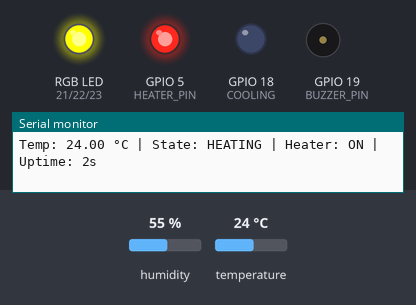
Simulated run of this sketch. Board: ESP32. On the bench: an RGB LED mixed from three pins (HIGH = lit), output pins drawn as LEDs (lit = HIGH), buzzer (waves = sounding), the last lines printed to the serial monitor. The test bench sets the inputs (shaded band); at power-on: temperature 24 °C, humidity 55 %.

Above: at 2.8 s.
2.9 s: temperature set to 32.8 °C
6.2 s: temperature set to 33.9 °C
At 9.7 s:
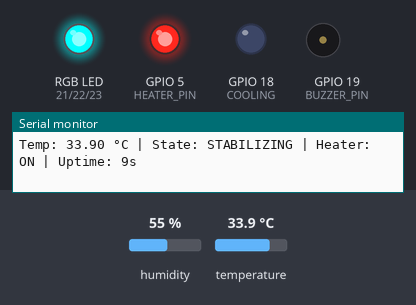
10.5 s: temperature set to 35 °C
At 14.2 s:
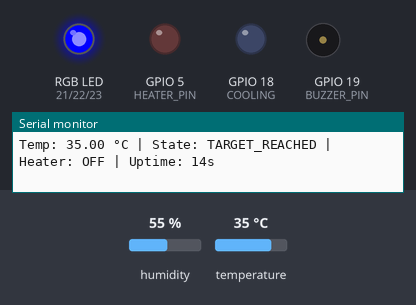
14.5 s: temperature set to 12 °C
At 16.8 s:
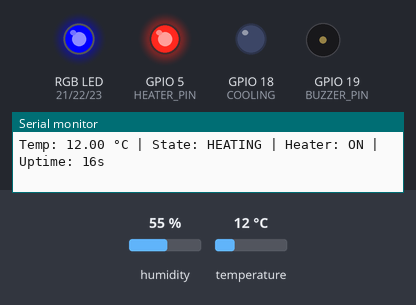
18.5 s: temperature set to 41 °C
At 22.4 s:
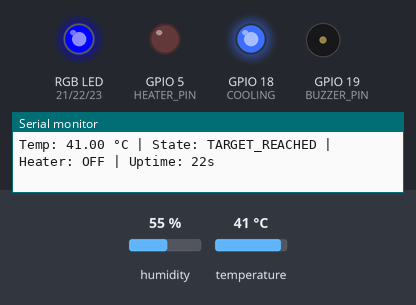
23.5 s: temperature set to 38.7 °C
26.2 s: temperature set to 37.3 °C
At 28.8 s:
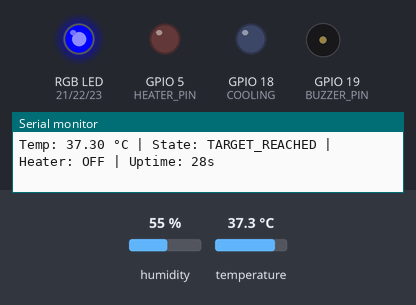
Timing chart, 0 to 30.3 s (numbered marks = the images above; inputs shaded):
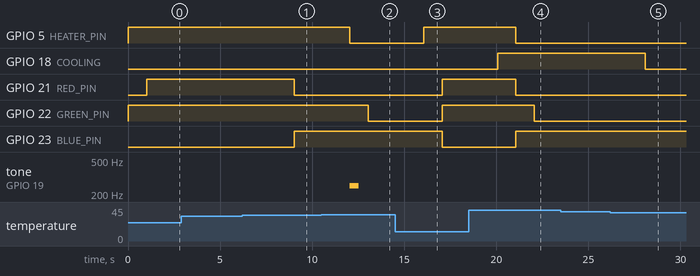

The sketch:

hcs.ino
```cpp
/*
  Heater Control System
  ----------------------
  - Reads temperature using DHT22
  - Controls heater and cooling based on temperature thresholds
  - Displays status using RGB LED
  - Alerts with buzzer during overheat or when target is reached
  - BLE functionality available (commented)
*/

#include <DHT.h>

// Pin definitions
#define HEATER_PIN 5
#define DHTPIN 15
#define DHTTYPE DHT22
#define BUZZER_PIN 19
#define RED_PIN 21
#define GREEN_PIN 22
#define BLUE_PIN 23
#define COOLING 18

// Initialize sensor
DHT dht(DHTPIN, DHTTYPE);

// Thresholds
const float TARGET_TEMP = 35;
const float MARGIN_TEMP = 1.5;
const float OVERHEAT_TEMP = 45;

// Global variables
float currentTemp = 0;
bool heaterOn = false;
bool buzzerTriggered = false;

// Heater states
enum HeaterState {
  IDLE,
  HEATING,
  STABILIZING,
  TARGET_REACHED,
  OVERHEAT
};

HeaterState currentState = IDLE;

// Function declarations
void setRGB(bool r, bool g, bool b);
void readTemp();
void updateHeaterState();
void Heater();
String getStateName(HeaterState state);
void coolingToggle();

void setup() {
  Serial.begin(115200);
  dht.begin();

  pinMode(HEATER_PIN, OUTPUT);
  digitalWrite(HEATER_PIN, LOW);

  pinMode(RED_PIN, OUTPUT);
  pinMode(GREEN_PIN, OUTPUT);
  pinMode(BLUE_PIN, OUTPUT);

  pinMode(BUZZER_PIN, OUTPUT);
  pinMode(COOLING, OUTPUT);

  Serial.println("Heater System Initialized.");
}

void loop() {
  readTemp();
  updateHeaterState();
  coolingToggle();
  delay(1000);
}

void readTemp() {
  float temp = dht.readTemperature();

  if (isnan(temp)) {
    Serial.println("Error Reading Temperature!");
    delay(1000);
    return;
  }

  currentTemp = temp;

  Serial.print("Temp: ");
  Serial.print(temp);
  Serial.print(" °C");
}

void updateHeaterState() {
  if (currentTemp >= OVERHEAT_TEMP) {
    currentState = OVERHEAT;
    tone(BUZZER_PIN, 1000, 500);
  } else {
    noTone(BUZZER_PIN);
  }

  switch (currentState) {
    case IDLE:
      setRGB(false, true, false);
      if (currentTemp < TARGET_TEMP - MARGIN_TEMP) currentState = HEATING;
      else if (currentTemp >= TARGET_TEMP - MARGIN_TEMP && currentTemp <= TARGET_TEMP + MARGIN_TEMP) {
      currentState = STABILIZING;
      buzzerTriggered = false;
      }
      break;

    case HEATING:
      setRGB(true, true, false);
      if (currentTemp >= TARGET_TEMP - MARGIN_TEMP) currentState = STABILIZING;
      break;

    case STABILIZING:
      setRGB(false, true, true);
      if (currentTemp >= TARGET_TEMP - 0.5) {
        currentState = TARGET_REACHED;
        if (!buzzerTriggered) {
          tone(BUZZER_PIN, 250, 500);
          buzzerTriggered = true;
        }
      }
      break;

    case TARGET_REACHED:
      setRGB(false, false, true);
      if (currentTemp < TARGET_TEMP - MARGIN_TEMP) currentState = HEATING;
      break;

    case OVERHEAT:
      setRGB(true, false, false);
      if (currentTemp < TARGET_TEMP - 5) {
        currentState = IDLE;
        buzzerTriggered = false;
      }
      else if(currentTemp > TARGET_TEMP - MARGIN_TEMP && currentTemp < OVERHEAT_TEMP) {
      currentState = STABILIZING;
      }
      break;
  }

  Serial.print(" | State: ");
  Serial.print(getStateName(currentState));
  Heater();
}

void Heater() {
  heaterOn = (currentState == HEATING || currentState == STABILIZING);
  digitalWrite(HEATER_PIN, heaterOn ? HIGH : LOW);

  Serial.print(" | Heater: ");
  Serial.print(heaterOn ? "ON" : "OFF");

  Serial.print(" | Uptime: ");
  Serial.print(millis() / 1000);
  Serial.println("s");
}

void setRGB(bool r, bool g, bool b) {
  digitalWrite(RED_PIN, r ? HIGH : LOW);
  digitalWrite(GREEN_PIN, g ? HIGH : LOW);
  digitalWrite(BLUE_PIN, b ? HIGH : LOW);
}

String getStateName(HeaterState state) {
  switch (state) {
    case IDLE: return "IDLE";
    case HEATING: return "HEATING";
    case STABILIZING: return "STABILIZING";
    case TARGET_REACHED: return "TARGET_REACHED";
    case OVERHEAT: return "OVERHEAT";
    default: return "UNKNOWN";
  }
}

void coolingToggle() {
  digitalWrite(COOLING, (currentState == OVERHEAT || currentTemp > TARGET_TEMP + 3) ? HIGH : LOW);
}

/*
// BLE section (optional)
#include <BLEDevice.h>
#include <BLEUtils.h>
#include <BLEAdvertising.h>

BLEAdvertising *advertising;
String lastPayload = "";

void setup(){
  ...

  BLEDevice::init("HeaterSystem");
  advertising = BLEDevice::getAdvertising();
}

void loop(){
  ...

  startBLEAdvertising();
}

void startBLEAdvertising() {
  String payload = "T:" + String(currentTemp) + " H:" + (heaterOn ? "On" : "Off") + " S:" + getStateName(currentState);

  if (payload != lastPayload) {
    BLEAdvertisementData advData;
    advData.setName("HeaterSystem");
    advData.setManufacturerData(payload);
    advertising->setAdvertisementData(advData);
    advertising->start();
    lastPayload = payload;
  }

  Serial.println("Advertising: " + payload);
}
*/
```

Measured:
- the behaviour switches between 33.4 and 33.5 °C on temperature (found by bisection; images 0 and 1)
- the behaviour switches between 34.4 and 34.5 °C on temperature (found by bisection; images 1 and 2)
- the behaviour switches between 38.1 and 38 °C on temperature (found by bisection; images 4 and 5)
- after the input at 6.2 s, GPIO 21 (RED_PIN): HIGH → LOW after 2.8 s; GPIO 23 (BLUE_PIN): LOW → HIGH after 2.8 s
- after the input at 10.5 s, GPIO 5 (HEATER_PIN): HIGH → LOW after 1.5 s; GPIO 22 (GREEN_PIN): HIGH → LOW after 2.5 s; tone on GPIO 19 (BUZZER_PIN): silent → 250 Hz after 1.5 s, → silent 0.50 s later
- after the input at 14.5 s, GPIO 5 (HEATER_PIN): LOW → HIGH after 1.6 s; GPIO 21 (RED_PIN), GPIO 22 (GREEN_PIN): LOW → HIGH after 2.6 s; GPIO 23 (BLUE_PIN): HIGH → LOW after 2.6 s
- after the input at 18.5 s, GPIO 5 (HEATER_PIN), GPIO 21 (RED_PIN): HIGH → LOW after 2.6 s; GPIO 18 (COOLING): LOW → HIGH after 1.6 s; GPIO 22 (GREEN_PIN): HIGH → LOW after 3.6 s; GPIO 23 (BLUE_PIN): LOW → HIGH after 2.6 s
- after the input at 26.2 s, GPIO 18 (COOLING): HIGH → LOW after 1.9 s
